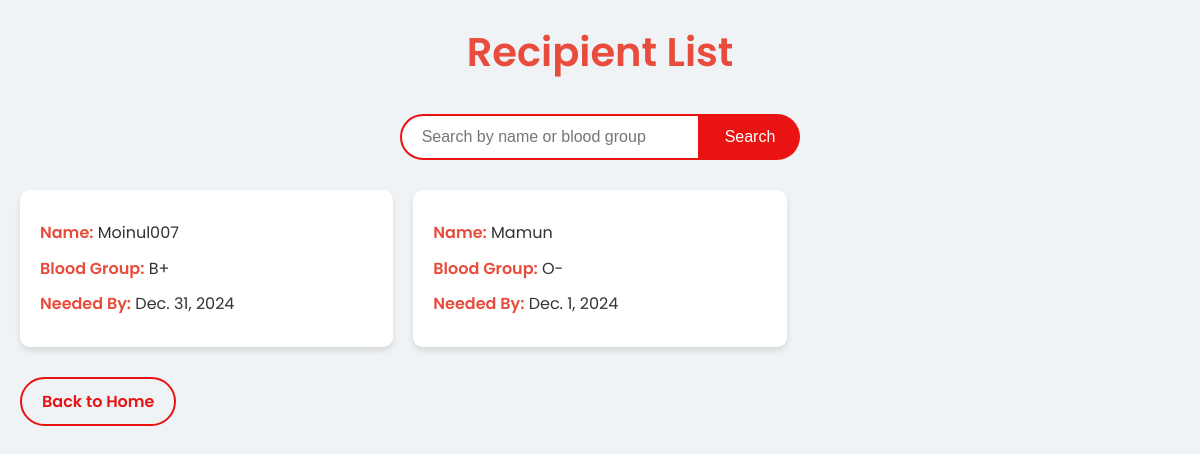
/recipients/ (signed in), run on the app's committed database.
### blood_bank/models.py (models this page shows, shortened)
class Recipient(models.Model):
    user = models.OneToOneField(User, on_delete=models.CASCADE, related_name="recipient")
    full_name = models.CharField(max_length=255, verbose_name="Full Name")
    birth_date = models.DateField(verbose_name="Date of Birth")  # Changed 'dob' to 'birth_date'
    contact = models.CharField(max_length=15, verbose_name="Contact Information")
    medical_conditions = models.TextField(null=True, blank=True)
    allergies = models.TextField(null=True, blank=True)
    medications = models.TextField(null=True, blank=True)
    address = models.TextField(null=True, blank=True)
    blood_group = models.ForeignKey(BloodGroup, on_delete=models.CASCADE)
    nid_number = models.CharField(
        max_length=10,
        verbose_name="NID Number",
        validators=[RegexValidator(r'^\d{10}$', "Enter a valid 10-digit NID number.")],
    )
    nid_image = models.ImageField(upload_to="nid_images/", null=True, blank=True)
    emergency_contact_name = models.CharField(max_length=255)
    emergency_contact_phone = models.CharField(
        max_length=15,
        validators=[RegexValidator(r'^\+?1?\d{9,15}$', "Enter a valid phone number.")]
    )
    consent = models.BooleanField(default=False)
    signature = models.CharField(max_length=255)
    needed_date = models.DateField(null=True, blank=True)
    created_at = models.DateTimeField(auto_now_add=True)
    updated_at = models.DateTimeField(auto_now=True)
    class Meta:
        verbose_name = "Recipient"
        verbose_name_plural = "Recipients"
        ordering = ["-created_at"]

class BloodGroup(models.Model):
    name = models.CharField(max_length=10, unique=True, verbose_name="Blood Group")
    class Meta:
        verbose_name = "Blood Group"
        verbose_name_plural = "Blood Groups"
    def __str__(self):
        return self.name

### blood_bank/views.py (the view)
# urls.py: path('recipients/', views.recipient_list, name='recipient_list'),
@login_required
def recipient_list(request):
    query = request.GET.get('q', '')
    recipients = search_queryset(Recipient, query, ['user__username', 'blood_group__name', 'address']).prefetch_related('user', 'blood_group')
    return render(request, 'recipient_list.html', {'recipients': recipients, 'query': query})

### blood_bank/views.py (called while the page is built)
def search_queryset(model, query, search_fields):
    if not query:
        return model.objects.all()
    filters = Q()
    for field in search_fields:
        filters |= Q(**{f"{field}__icontains": query})
    return model.objects.filter(filters).distinct()

### blood_bank/templates/recipient_list.html (shortened to what this page needs)
<!DOCTYPE html>
<html lang="en">
<head>
</head>
<body>
    <div class="container">
        <h1>Recipient List</h1>
        <form method="get" class="search-form">
            <input type="text" name="q" placeholder="Search by name or blood group" value="{{ query }}" class="search-input">
            <button type="submit" class="search-button">Search</button>
        </form>
        <ul class="recipient-list">
            {% if recipients %}
                {% for recipient in recipients %}
                    <li class="recipient-card">
                        <p><strong>Name:</strong> {{ recipient.user.username }}</p>
                        <p><strong>Blood Group:</strong> {{ recipient.blood_group }}</p>
                        <p><strong>Needed By:</strong> {{ recipient.needed_date }}</p>
                    </li>
                {% endfor %}
            {% else %}
                <li class="no-results">No recipients found.</li>
            {% endif %}
        </ul>
        <a href="/" class="back-link">Back to Home</a>
    </div>
</body>
</html>

### blood_bank/templates/recipient_list.html (style rules this page uses)
:root { --primary-color: #e74c3c; --secondary-color:rgb(233, 19, 19); --background-color: #f0f3f5; --card-background: #ffffff; --text-color: #333333; --shadow-color: rgba(0, 0, 0, 0.1); }
* { box-sizing: border-box; margin: 0; padding: 0; }
body { font-family: 'Poppins', sans-serif; background-color: var(--background-color); color: var(--text-color); line-height: 1.6; padding: 20px; min-height: 100vh; display: flex; flex-direction: column; align-items: center; }
.container { max-width: 1200px; width: 100%; margin: 0 auto; }
h1 { color: var(--primary-color); text-align: center; margin-bottom: 30px; font-size: 2.5rem; font-weight: 600; }
.search-form { display: flex; justify-content: center; margin-bottom: 30px; }
.search-input { padding: 12px 20px; width: 300px; border: 2px solid var(--secondary-color); border-radius: 25px 0 0 25px; font-size: 1rem; outline: none; transition: all 0.3s ease; }
.search-button { padding: 12px 25px; background-color: var(--secondary-color); color: white; border: none; border-radius: 0 25px 25px 0; font-size: 1rem; cursor: pointer; transition: all 0.3s ease; }
.recipient-list { display: grid; grid-template-columns: repeat(auto-fill, minmax(300px, 1fr)); gap: 20px; list-style: none; padding: 0; }
.recipient-card { background-color: var(--card-background); border-radius: 10px; box-shadow: 0 4px 6px var(--shadow-color); padding: 20px; transition: all 0.3s ease; animation: fadeIn 0.5s ease-out; }
.recipient-card strong { color: var(--primary-color); font-weight: 600; }
.recipient-card p { margin: 10px 0; }
.back-link { display: inline-block; margin-top: 30px; text-decoration: none; color: var(--secondary-color); padding: 10px 20px; border: 2px solid var(--secondary-color); border-radius: 25px; transition: all 0.3s ease; font-weight: 600; }

### data on the page
Recipient: user.username "Moinul007", blood_group "B+", needed_date "Dec. 31, 2024"
Recipient: user.username "Mamun", blood_group "O-", needed_date "Dec. 1, 2024"
